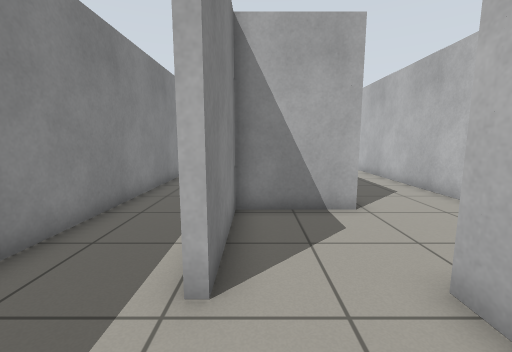
[1] (above)

16 first-person views from a walk through a world built for the Gazebo simulator. The camera is 0.94 m above the floor, tilts 8° down and sees 90° across. The floor is counted in squares, 0.5 m on a side. Each view is taken from the middle of a square. On the plan, view 1 faces up. The plan holds only what a view shows up to about 15 squares ahead; the rest is blank.

[2]
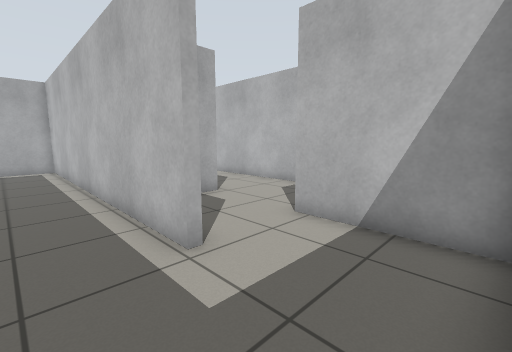

[3]
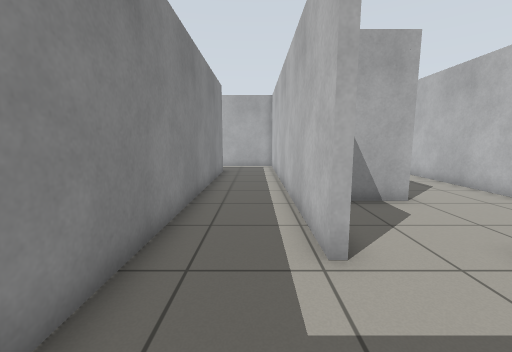

[4]
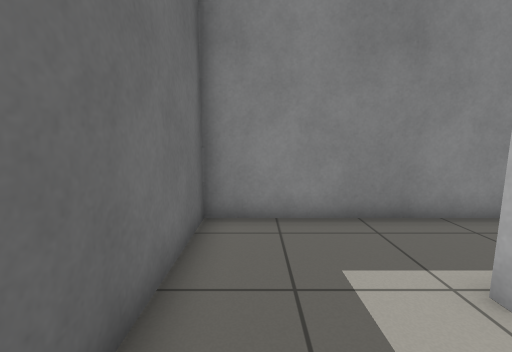

[5]
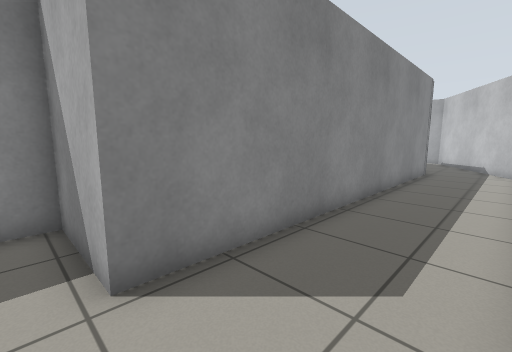

[6]
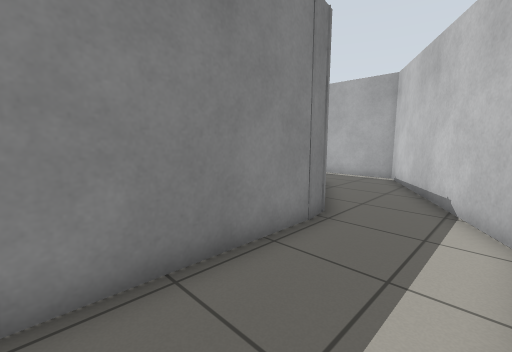

[7]
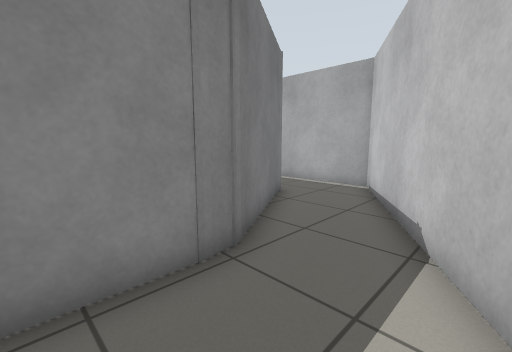

[8]
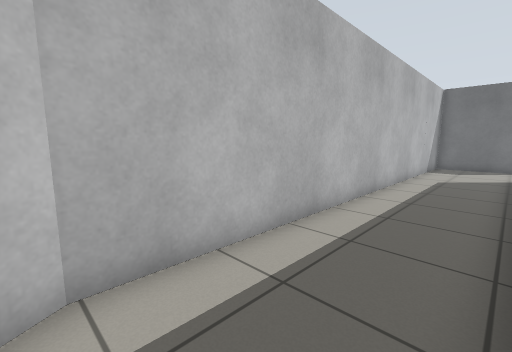

[9]
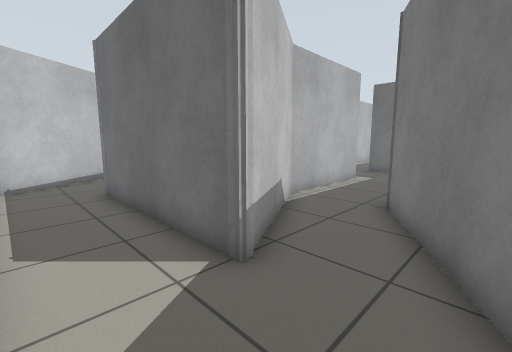

[10]
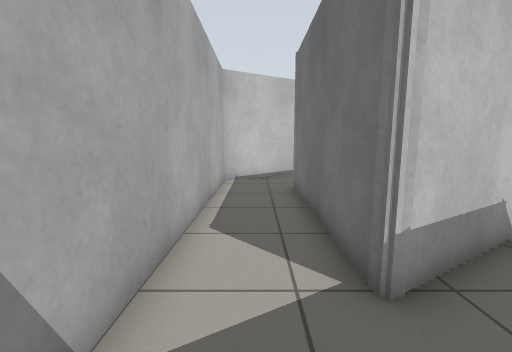

[11]
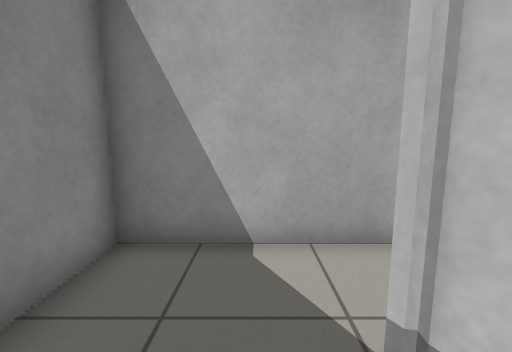

[12]
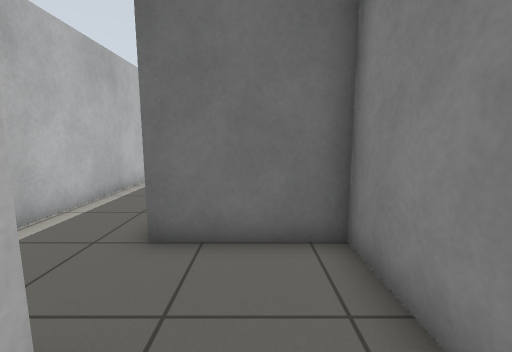

[13]
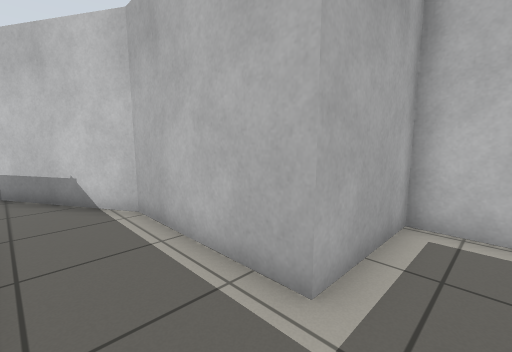

[14]
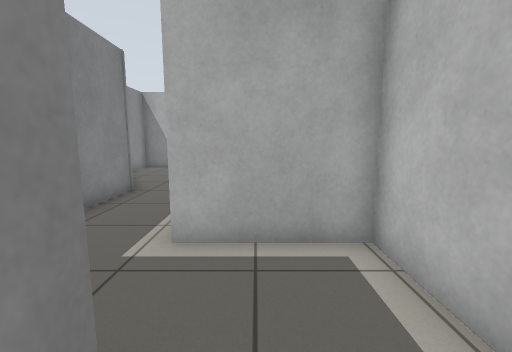

[15]
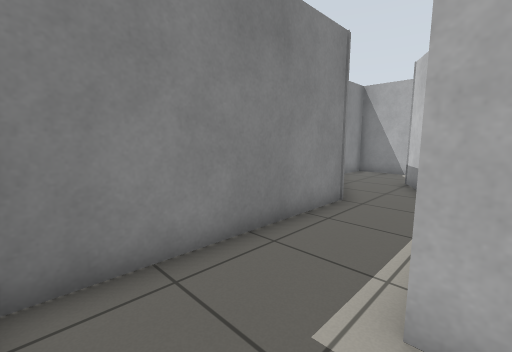

[16]
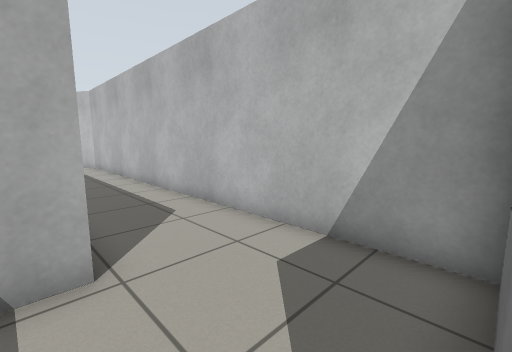

### Floor plan
Points are (right, up) in squares from view 1. A wall is a line through its corners. A room is listed if a view was taken in it or the views show most of it. See-through windows are left out.
Room 1 (views 1, 4)
walls: (-1.5, -1.3) (1, -1.3); (2.4, -1.1) (2.4, 3)
ways out: opening at (-1, 0.5) to room 2; opening at (1, 3) to room 3
Room 2 (views 2, 3, 14, 15)
walls: (-4, 14.4) (-4, -1.3) (-1.5, -1.3); (-0.8, 2.8) (-0.8, 17.5) (-4.6, 17.5)
ways out: opening at (-1, 0.5) to room 1; opening at (-4, 16) to room 4
Room 3 (views 5, 6, 7, 8, 16)
walls: (2.7, 22.4) (2.7, 6.8) (-0.5, 6.8) (-0.5, 2.8); (2.9, 2.9) (6.5, 2.9) (6.5, 22.6) (1.9, 30.5) (0.4, 30.5); (-0.2, 27.5) (2.6, 22.9) (2.8, 22)
ways out: opening at (1, 3) to room 1; opening at (1, 29) to room 4
Room 4 (views 9, 10, 11, 12, 13)
walls: (-7, 27.5) (-0.2, 27.5); (-10.2, 26.8) (-7.7, 22.5) (-7.7, 14.4) (-4, 14.4); (-4.6, 17.5) (-4.6, 22.8) (-7.2, 27.4); (0.4, 30.5) (-10.5, 30.5) (-10.5, 28.2)
ways out: opening at (-4, 16) to room 2; opening at (1, 29) to room 3

Positions as (right, up) in squares from view 1, and headings:
1: (0, 0), facing up
2: (-3, -1), facing up-right
3: (-2, -1), facing up
4: (2, 0), facing left
5: (6, 6), facing up-left
6: (6, 17), facing up-left
7: (6, 20), facing up-left
8: (3, 23), facing down-right
9: (-10, 30), facing down-right
10: (-10, 29), facing right
11: (-8, 26), facing up
12: (-6, 19), facing down
13: (-7, 16), facing up-right
14: (-3, 13), facing up
15: (-4, 15), facing up-left
16: (2, 3), facing up-right
